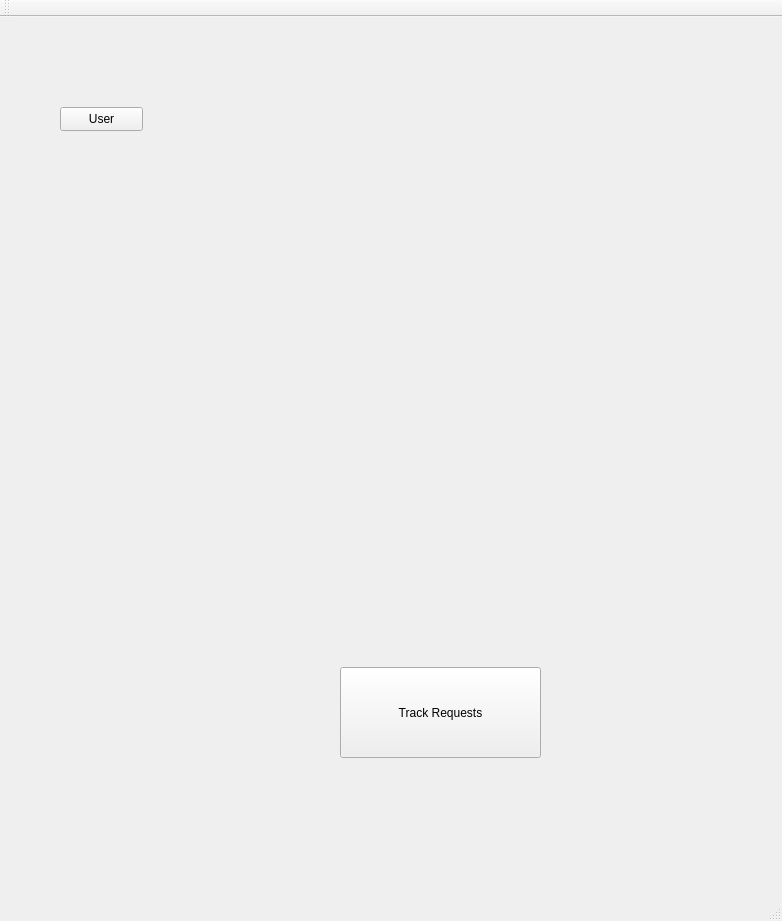
<?xml version="1.0" encoding="UTF-8"?>
<ui version="4.0">
 <class>MainWindow</class>
 <widget class="QMainWindow" name="MainWindow">
  <property name="geometry">
   <rect>
    <x>0</x>
    <y>0</y>
    <width>782</width>
    <height>921</height>
   </rect>
  </property>
  <property name="windowTitle">
   <string>MainWindow</string>
  </property>
  <widget class="QWidget" name="centralWidget">
   <widget class="QPushButton" name="btnUser">
    <property name="geometry">
     <rect>
      <x>60</x>
      <y>90</y>
      <width>83</width>
      <height>24</height>
     </rect>
    </property>
    <property name="text">
     <string>User</string>
    </property>
   </widget>
   <widget class="QPushButton" name="btnReq">
    <property name="geometry">
     <rect>
      <x>340</x>
      <y>650</y>
      <width>201</width>
      <height>91</height>
     </rect>
    </property>
    <property name="text">
     <string>Track Requests</string>
    </property>
   </widget>
  </widget>
  <widget class="QMenuBar" name="menuBar">
   <property name="geometry">
    <rect>
     <x>0</x>
     <y>0</y>
     <width>782</width>
     <height>19</height>
    </rect>
   </property>
  </widget>
  <widget class="QToolBar" name="mainToolBar">
   <attribute name="toolBarArea">
    <enum>TopToolBarArea</enum>
   </attribute>
   <attribute name="toolBarBreak">
    <bool>false</bool>
   </attribute>
  </widget>
  <widget class="QStatusBar" name="statusBar"/>
 </widget>
 <layoutdefault spacing="6" margin="11"/>
 <resources/>
 <connections/>
</ui>
